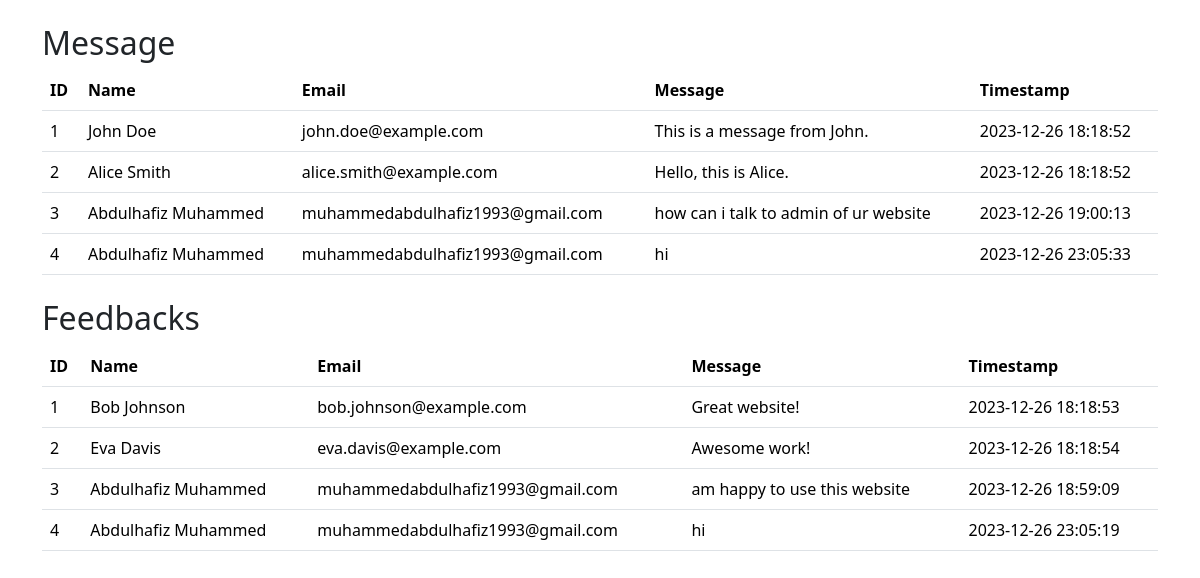
The app's page /dash (signed in) with its own data.
### tables this page shows
CREATE TABLE message (
    id INTEGER PRIMARY KEY AUTOINCREMENT,
    name TEXT NOT NULL,
    email TEXT NOT NULL,
    message TEXT NOT NULL
, timestamp DATETIME DEFAULT CURRENT_TIMESTAMP);

CREATE TABLE Feedbacks (
    id INTEGER PRIMARY KEY AUTOINCREMENT,
    name TEXT NOT NULL,
    email TEXT NOT NULL,
    message TEXT NOT NULL
, timestamp DATETIME DEFAULT CURRENT_TIMESTAMP);

### app.py (the view)
@app.route("/dash")
def dash():
    messages = db.execute("select * from message order by CURRENT_TIMESTAMP desc")
    rows = db.execute("SELECT * FROM Users WHERE user_id = ?", session["user_id"])
    feedbacks = db.execute("select * from Feedbacks order by CURRENT_TIMESTAMP desc")
    role = rows[0]["role"]
    return render_template("dash.html", role = role, messages = messages, feedbacks= feedbacks )

### templates/dash.html (shortened to what this page needs)
<!DOCTYPE html>
<html lang="en">
<head>
    <link href="https://cdn.jsdelivr.net/npm/bootstrap@5.3.2/dist/css/bootstrap.min.css" rel="stylesheet">
    <link rel="stylesheet" href="{{ url_for('static', filename='style.css') }}">
</head>
<body>
    {% if role == 'Supplier'%}
<div class="container mt-4">
    <h2>Message</h2>
    <table class="table">
        <thead>
            <tr>
                <th>ID</th>
                <th>Name</th>
                <th>Email</th>
                <th>Message</th>
                <th>Timestamp</th>
            </tr>
        </thead>
        <tbody>
            {% for message in messages %}
            <tr>
                <td>{{ message['id']}}</td>
                <td>{{message['name']}}</td>
                <td>{{ message['email']}}</td>
                <td>{{ message['message']}}</td>
                <td>{{ message['timestamp']}}</td>
            </tr>
            {% endfor %}
        </tbody>
    </table>
</div>
{% endif %}
<div class="container mt-4">
    <h2>Feedbacks</h2>
    <table class="table">
        <thead>
            <tr>
                <th>ID</th>
                <th>Name</th>
                <th>Email</th>
                <th>Message</th>
                <th>Timestamp</th>
            </tr>
        </thead>
        <tbody>
            {% for message in feedbacks %}
            <tr>
                <td>{{ message['id']}}</td>
                <td>{{ message['name']}}</td>
                <td>{{ message['email']}}</td>
                <td>{{ message['message']}}</td>
                <td>{{ message['timestamp']}}</td>
            </tr>
            {% endfor %}
        </tbody>
    </table>
</div>
</body>
</html>

### records on screen
message: id "1", name "John Doe", email "john.doe@example.com", message "This is a message from John.", timestamp "2023-12-26 18:18:52"
message: id "2", name "Alice Smith", email "alice.smith@example.com", message "Hello, this is Alice.", timestamp "2023-12-26 18:18:52"
message: id "3", name "Abdulhafiz Muhammed", email "muhammedabdulhafiz1993@gmail.com", message "how can i talk to admin of ur website", timestamp "2023-12-26 19:00:13"
message: id "4", name "Abdulhafiz Muhammed", email "muhammedabdulhafiz1993@gmail.com", message "hi", timestamp "2023-12-26 23:05:33"
Feedbacks: id "1", name "Bob Johnson", email "bob.johnson@example.com", message "Great website!", timestamp "2023-12-26 18:18:53"
Feedbacks: id "2", name "Eva Davis", email "eva.davis@example.com", message "Awesome work!", timestamp "2023-12-26 18:18:54"
Feedbacks: id "3", name "Abdulhafiz Muhammed", email "muhammedabdulhafiz1993@gmail.com", message "am happy to use this website", timestamp "2023-12-26 18:59:09"
Feedbacks: id "4", name "Abdulhafiz Muhammed", email "muhammedabdulhafiz1993@gmail.com", message "hi", timestamp "2023-12-26 23:05:19"
